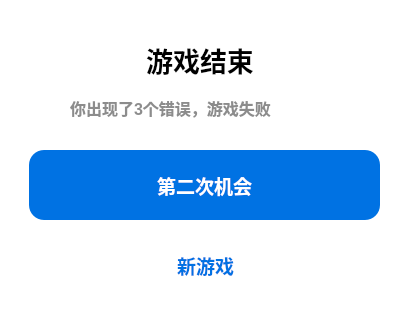
<?xml version="1.0" encoding="UTF-8"?>
<ui version="4.0">
 <class>GameOverDialog</class>
 <widget class="QDialog" name="GameOverDialog">
  <property name="windowModality">
   <enum>Qt::NonModal</enum>
  </property>
  <property name="geometry">
   <rect>
    <x>0</x>
    <y>0</y>
    <width>400</width>
    <height>315</height>
   </rect>
  </property>
  <property name="windowTitle">
   <string>Dialog</string>
  </property>
  <property name="autoFillBackground">
   <bool>false</bool>
  </property>
  <property name="styleSheet">
   <string notr="true">background-color:#ffffff</string>
  </property>
  <property name="sizeGripEnabled">
   <bool>false</bool>
  </property>
  <property name="modal">
   <bool>false</bool>
  </property>
  <widget class="QLabel" name="label">
   <property name="geometry">
    <rect>
     <x>100</x>
     <y>30</y>
     <width>200</width>
     <height>60</height>
    </rect>
   </property>
   <property name="font">
    <font>
     <pointsize>20</pointsize>
     <weight>75</weight>
     <bold>true</bold>
    </font>
   </property>
   <property name="text">
    <string>游戏结束</string>
   </property>
   <property name="alignment">
    <set>Qt::AlignCenter</set>
   </property>
  </widget>
  <widget class="QLabel" name="errorLabel">
   <property name="geometry">
    <rect>
     <x>70</x>
     <y>90</y>
     <width>260</width>
     <height>35</height>
    </rect>
   </property>
   <property name="font">
    <font>
     <family>Microsoft YaHei UI</family>
     <pointsize>12</pointsize>
     <weight>75</weight>
     <bold>true</bold>
    </font>
   </property>
   <property name="styleSheet">
    <string notr="true">color:#8c8c8c</string>
   </property>
   <property name="text">
    <string>你出现了3个错误，游戏失败</string>
   </property>
  </widget>
  <widget class="QPushButton" name="restoreBtn">
   <property name="geometry">
    <rect>
     <x>29</x>
     <y>150</y>
     <width>351</width>
     <height>70</height>
    </rect>
   </property>
   <property name="font">
    <font>
     <family>Microsoft YaHei UI</family>
     <pointsize>14</pointsize>
     <weight>75</weight>
     <bold>true</bold>
    </font>
   </property>
   <property name="styleSheet">
    <string notr="true">QPushButton {
    border-radius: 15px;
    background-color: #0072E3;
    color: #ffffff;
}
QPushButton:hover {;
    background-color: #006dd3;
}
QPushButton:pressed {;
    background-color: #005eb6;
}</string>
   </property>
   <property name="text">
    <string>第二次机会</string>
   </property>
   <property name="flat">
    <bool>true</bool>
   </property>
  </widget>
  <widget class="QPushButton" name="newBtn">
   <property name="geometry">
    <rect>
     <x>30</x>
     <y>230</y>
     <width>351</width>
     <height>70</height>
    </rect>
   </property>
   <property name="font">
    <font>
     <family>Microsoft YaHei UI</family>
     <pointsize>14</pointsize>
     <weight>75</weight>
     <bold>true</bold>
    </font>
   </property>
   <property name="styleSheet">
    <string notr="true">QPushButton {
    border-radius: 15px;
    background-color: #ffffff;
    color: #0072E3;
}
QPushButton:hover {;
    text-decoration: underline; 
	color: #0072E3;
}
</string>
   </property>
   <property name="text">
    <string>新游戏</string>
   </property>
   <property name="flat">
    <bool>true</bool>
   </property>
  </widget>
 </widget>
 <resources>
  <include location="res/icons.qrc"/>
 </resources>
 <connections/>
</ui>
